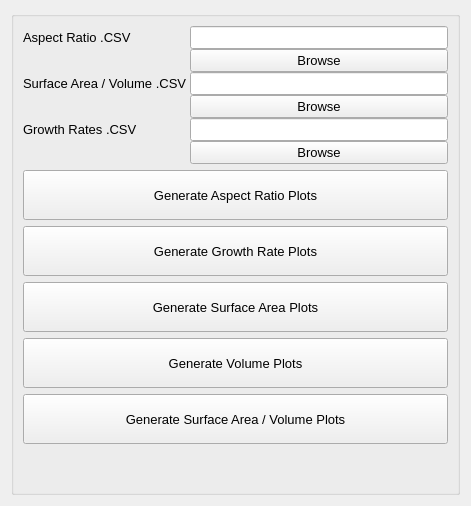
                <widget class="QWidget" name="normal_plotting_page">
                 <property name="geometry">
                  <rect>
                   <x>0</x>
                   <y>0</y>
                   <width>471</width>
                   <height>506</height>
                  </rect>
                 </property>
                 <attribute name="label">
                  <string>Plotting Options</string>
                 </attribute>
                 <layout class="QGridLayout" name="gridLayout_2">
                  <item row="1" column="0">
                   <widget class="QGroupBox" name="plotting_gBox">
                    <property name="title">
                     <string/>
                    </property>
                    <layout class="QGridLayout" name="gridLayout_3">
                     <item row="10" column="0">
                      <spacer name="verticalSpacer">
                       <property name="orientation">
                        <enum>Qt::Vertical</enum>
                       </property>
                       <property name="sizeHint" stdset="0">
                        <size>
                         <width>20</width>
                         <height>40</height>
                        </size>
                       </property>
                      </spacer>
                     </item>
                     <item row="8" column="0">
                      <widget class="QPushButton" name="plot_SAVAR_button">
                       <property name="minimumSize">
                        <size>
                         <width>0</width>
                         <height>50</height>
                        </size>
                       </property>
                       <property name="font">
                        <font>
                         <family>Arial</family>
                         <pointsize>10</pointsize>
                         <weight>50</weight>
                         <italic>false</italic>
                         <bold>false</bold>
                        </font>
                       </property>
                       <property name="text">
                        <string>Generate Surface Area / Volume Plots</string>
                       </property>
                      </widget>
                     </item>
                     <item row="3" column="0">
                      <widget class="QPushButton" name="plot_SA_button">
                       <property name="minimumSize">
                        <size>
                         <width>0</width>
                         <height>50</height>
                        </size>
                       </property>
                       <property name="font">
                        <font>
                         <family>Arial</family>
                         <pointsize>10</pointsize>
                         <weight>50</weight>
                         <italic>false</italic>
                         <bold>false</bold>
                        </font>
                       </property>
                       <property name="text">
                        <string>Generate Surface Area Plots</string>
                       </property>
                      </widget>
                     </item>
                     <item row="0" column="0">
                      <layout class="QFormLayout" name="formLayout_2">
                       <property name="horizontalSpacing">
                        <number>0</number>
                       </property>
                       <property name="verticalSpacing">
                        <number>0</number>
                       </property>
                       <item row="0" column="0">
                        <widget class="QLabel" name="ar_csv_label">
                         <property name="font">
                          <font>
                           <family>Arial</family>
                           <pointsize>10</pointsize>
                           <weight>50</weight>
                           <italic>false</italic>
                           <bold>false</bold>
                          </font>
                         </property>
                         <property name="text">
                          <string>Aspect Ratio .CSV </string>
                         </property>
                        </widget>
                       </item>
                       <item row="0" column="1">
                        <widget class="QLineEdit" name="ar_lineEdit">
                         <property name="font">
                          <font>
                           <family>Arial</family>
                           <pointsize>10</pointsize>
                           <weight>50</weight>
                           <italic>false</italic>
                           <bold>false</bold>
                          </font>
                         </property>
                        </widget>
                       </item>
                       <item row="1" column="1">
                        <widget class="QPushButton" name="ar_browse_button">
                         <property name="font">
                          <font>
                           <family>Arial</family>
                           <pointsize>10</pointsize>
                           <weight>50</weight>
                           <italic>false</italic>
                           <bold>false</bold>
                          </font>
                         </property>
                         <property name="text">
                          <string>Browse</string>
                         </property>
                        </widget>
                       </item>
                       <item row="2" column="0">
                        <widget class="QLabel" name="savar_csv_label">
                         <property name="font">
                          <font>
                           <family>Arial</family>
                           <pointsize>10</pointsize>
                           <weight>50</weight>
                           <italic>false</italic>
                           <bold>false</bold>
                          </font>
                         </property>
                         <property name="text">
                          <string>Surface Area / Volume .CSV </string>
                         </property>
                        </widget>
                       </item>
                       <item row="2" column="1">
                        <widget class="QLineEdit" name="SAVAR_lineEdit">
                         <property name="font">
                          <font>
                           <family>Arial</family>
                           <pointsize>10</pointsize>
                           <weight>50</weight>
                           <italic>false</italic>
                           <bold>false</bold>
                          </font>
                         </property>
                        </widget>
                       </item>
                       <item row="3" column="1">
                        <widget class="QPushButton" name="SAVAR_browse_button">
                         <property name="font">
                          <font>
                           <family>Arial</family>
                           <pointsize>10</pointsize>
                           <weight>50</weight>
                           <italic>false</italic>
                           <bold>false</bold>
                          </font>
                         </property>
                         <property name="text">
                          <string>Browse</string>
                         </property>
                        </widget>
                       </item>
                       <item row="8" column="1">
                        <widget class="QPushButton" name="GrowthRate_browse_button">
                         <property name="font">
                          <font>
                           <family>Arial</family>
                           <pointsize>10</pointsize>
                           <weight>50</weight>
                           <italic>false</italic>
                           <bold>false</bold>
                          </font>
                         </property>
                         <property name="text">
                          <string>Browse</string>
                         </property>
                        </widget>
                       </item>
                       <item row="7" column="1">
                        <widget class="QLineEdit" name="GrowthRate_lineEdit">
                         <property name="font">
                          <font>
                           <family>Arial</family>
                           <pointsize>10</pointsize>
                           <weight>50</weight>
                           <italic>false</italic>
                           <bold>false</bold>
                          </font>
                         </property>
                        </widget>
                       </item>
                       <item row="7" column="0">
                        <widget class="QLabel" name="growthrate_cs_label">
                         <property name="font">
                          <font>
                           <family>Arial</family>
                           <pointsize>10</pointsize>
                           <weight>50</weight>
                           <italic>false</italic>
                           <bold>false</bold>
                          </font>
                         </property>
                         <property name="text">
                          <string>Growth Rates .CSV</string>
                         </property>
                        </widget>
                       </item>
                      </layout>
                     </item>
                     <item row="1" column="0">
                      <widget class="QPushButton" name="plot_AR_button">
                       <property name="minimumSize">
                        <size>
                         <width>0</width>
                         <height>50</height>
                        </size>
                       </property>
                       <property name="font">
                        <font>
                         <family>Arial</family>
                         <pointsize>10</pointsize>
                         <weight>50</weight>
                         <italic>false</italic>
                         <bold>false</bold>
                        </font>
                       </property>
                       <property name="text">
                        <string>Generate Aspect Ratio Plots</string>
                       </property>
                      </widget>
                     </item>
                     <item row="7" column="0">
                      <widget class="QPushButton" name="plot_vol_button">
                       <property name="minimumSize">
                        <size>
                         <width>0</width>
                         <height>50</height>
                        </size>
                       </property>
                       <property name="font">
                        <font>
                         <family>Arial</family>
                         <pointsize>10</pointsize>
                         <weight>50</weight>
                         <italic>false</italic>
                         <bold>false</bold>
                        </font>
                       </property>
                       <property name="text">
                        <string>Generate Volume Plots</string>
                       </property>
                      </widget>
                     </item>
                     <item row="2" column="0">
                      <widget class="QPushButton" name="plot_GrowthRate_button">
                       <property name="minimumSize">
                        <size>
                         <width>0</width>
                         <height>50</height>
                        </size>
                       </property>
                       <property name="font">
                        <font>
                         <family>Arial</family>
                         <pointsize>10</pointsize>
                         <weight>50</weight>
                         <italic>false</italic>
                         <bold>false</bold>
                        </font>
                       </property>
                       <property name="text">
                        <string>Generate Growth Rate Plots</string>
                       </property>
                      </widget>
                     </item>
                    </layout>
                   </widget>
                  </item>
                 </layout>
                </widget>
